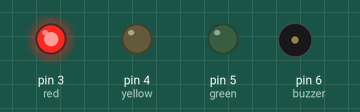
Bench run of a sketch on a simulated Arduino Uno, built with avr-gcc and run on an emulated ATmega328P. Parts: output pins drawn as LEDs (lit = HIGH), buzzer (waves = sounding, pin HIGH).

Above: at 1.5 s.
At 5.6 s:
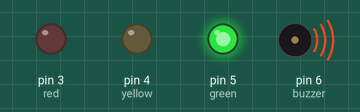
At 7.87 s:
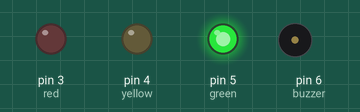
At 10.5 s:
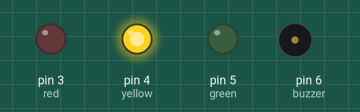
Timing chart, 0 to 14.3 s (numbered marks = the images above):
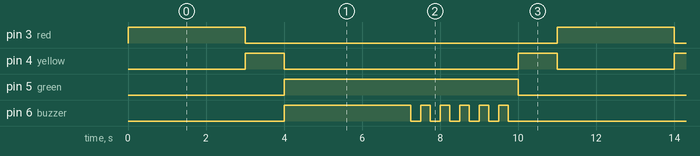

The sketch:

sketch_traffic.ino
```cpp
int red = 3;
int yellow = 4;
int green = 5;
int buzzer = 6;

void setup() {
  // put you'r setup code here, to run once:
pinMode(red, OUTPUT);
pinMode(yellow, OUTPUT);
pinMode(green, OUTPUT);
pinMode(buzzer, OUTPUT);
}


void loop() {
  // put your main code here, to run repeatedly:
  // Example: cycle through the LEDs
 /* digitalWrite(red, HIGH);
  delay(1000);
  digitalWrite(red, LOW);

  digitalWrite(yellow, HIGH);
  delay(1000);
  digitalWrite(yellow, LOW);

  digitalWrite(green, HIGH);
  delay(1000);
  digitalWrite(green, LOW);
*/

 /*
 // RED
  digitalWrite(red, HIGH);
  digitalWrite(yellow, LOW);
  digitalWrite(green, LOW);
  delay(3000);

  // YELLOW (after RED)
  digitalWrite(red, LOW);
  digitalWrite(yellow, HIGH);
  digitalWrite(green, LOW);
  delay(1000);

  // GREEN
  digitalWrite(red, LOW);
  digitalWrite(yellow, LOW);
  digitalWrite(green, HIGH);
  delay(3000);

  // YELLOW (after GREEN)
  digitalWrite(red, LOW);
  digitalWrite(yellow, HIGH);
  digitalWrite(green, LOW);
  delay(1000);
  */
  // RED
  digitalWrite(red, HIGH);
  digitalWrite(yellow, LOW);
  digitalWrite(green, LOW);
 digitalWrite(buzzer, LOW);
  delay(3000);

  // YELLOW (after RED)
  digitalWrite(red, LOW);
  digitalWrite(yellow, HIGH);
  digitalWrite(green, LOW);
  digitalWrite(buzzer, LOW);
  delay(1000);

  // GREEN + BUZZER ON
  digitalWrite(red, LOW);
  digitalWrite(yellow, LOW);
  digitalWrite(green, HIGH);
  digitalWrite(buzzer, HIGH); // Buzzer activates with green
  delay(3000);
  for (int i = 0; i < 6; i++) {
  digitalWrite(buzzer, HIGH);
  delay(250);
  digitalWrite(buzzer, LOW);
  delay(250);
}

// YELLOW (after GREEN) + BUZZER OFF
  digitalWrite(red, LOW);
  digitalWrite(yellow, HIGH);
  digitalWrite(green, LOW);
 digitalWrite(buzzer, LOW); // Buzzer turns off
  delay(1000);
}
```

Measured:
- by itself, pin 3 (red): alternates HIGH for 3.0 s and LOW for 8.0 s
- by itself, pin 4 (yellow): repeats every 11.0 s: LOW 6.0 s, HIGH 1.0 s, LOW 3.0 s, HIGH 1.0 s
- by itself, pin 5 (green): alternates HIGH for 6.0 s and LOW for 5.0 s
- by itself, pin 6 (buzzer): repeats every 11.0 s: 5 × (LOW 0.25 s, HIGH 0.25 s), LOW 5.3 s, HIGH 3.3 s
